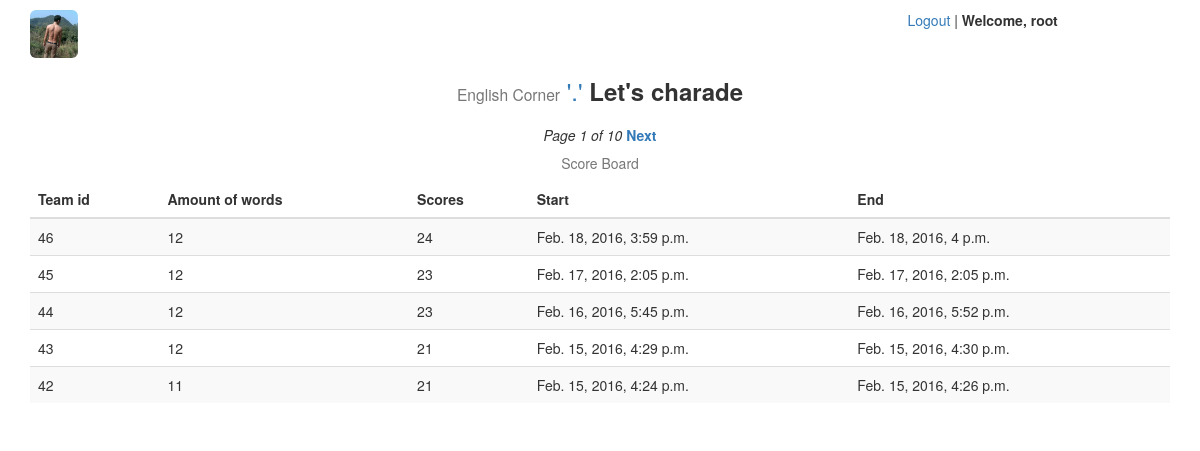
The page /charade/board/ (signed in) on the database as committed earlier.
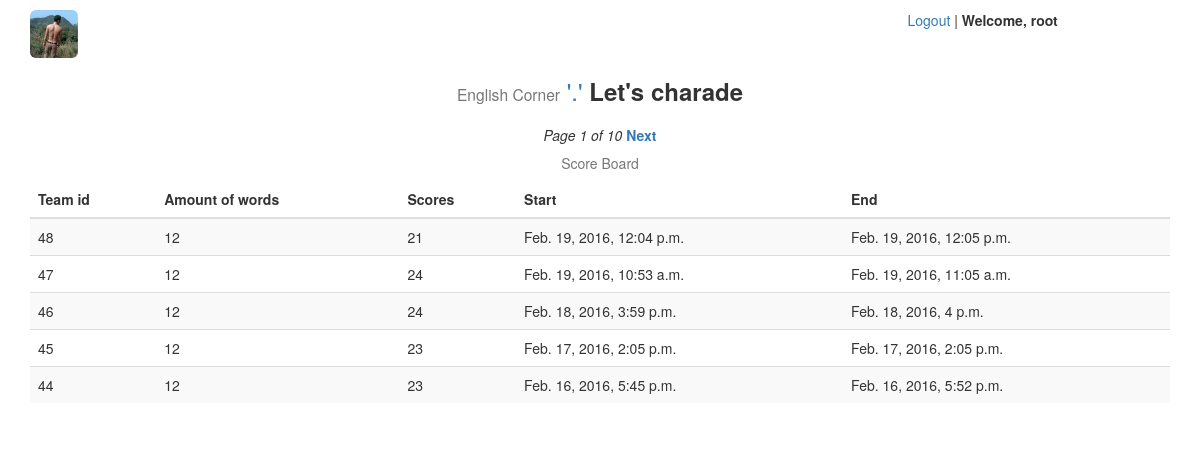
The same page on the database as committed later.
### charade/models.py (models this page shows, shortened)
@python_2_unicode_compatible
class GameScoreBoard(models.Model):
    amount = models.IntegerField('单词总数', default=0)
    scores = models.IntegerField('总得分', default=0)
    dt_start = models.DateTimeField('开始时间', auto_now_add=True)
    dt_end = models.DateTimeField('结束时间', auto_now=True)

### charade/views.py (the view)
@login_required
def game_board(request):
    game_score_board = GameScoreBoard.objects.order_by('-dt_start')
    paginator = Paginator(game_score_board, 5)
    page = request.GET.get('page')
    try:
        board = paginator.page(page)
    except PageNotAnInteger:
        board = paginator.page(1)
    except EmptyPage:
        board = paginator.page(paginator.num_pages)
    context = {'board': board}
    return render(request, 'charade/board.html', context)

### charade/templates/charade/board.html (shortened to what this page needs)
{% extends 'charade/base.html' %}
{% load i18n %}
{% block content %}
{% if board %}
<div class="row text-center">
    <em>Page {{ board.number }} of {{ board.paginator.num_pages }}</em>
    {% if board.has_next %}
    <strong>
        <a href="?page={{ board.next_page_number }}">{% trans 'Next' %}</a>
    </strong>
    {% endif %}
</div>
<div class="table-responsive">
    <table class="table table-striped">
        <caption class="text-center">{% trans 'Score Board' %}</caption>
        <thead>
            <tr>
                <th>{% trans 'Team id' %}</th>
                <th>{% trans 'Amount of words' %}</th>
                <th>{% trans 'Scores' %}</th>
                <th>{% trans 'Start' %}</th>
                <th>{% trans 'End' %}</th>
            </tr>
        </thead>
        <tbody>
        {% for b in board %}
            <tr>
                <td>{{ b.id }}</a></td>
                <td>{{ b.amount }}</a></td>
                <td>{{ b.scores }}</a></td>
                <td>{{ b.dt_start }}</a></td>
                <td>{{ b.dt_end }}</a></td>
            </tr>
        {% endfor %}
        </tbody>
    </table>
</div>
{% else %}
<div class="row">
    <h1><p class="text-danger text-center">{% trans 'Not available' %}.</p></h1>
</div>
{% endif %}
{% endblock %}

Rows that differ between the two databases and show on the page:
no longer on this page (row unchanged): GameScoreBoard: id "43", amount "12", scores "21", dt_start "Feb. 15, 2016, 4:29 p.m.", dt_end "Feb. 15, 2016, 4:30 p.m."
no longer on this page (row unchanged): GameScoreBoard: id "42", amount "11", scores "21", dt_start "Feb. 15, 2016, 4:24 p.m.", dt_end "Feb. 15, 2016, 4:26 p.m."
added GameScoreBoard: id "48", amount "12", scores "21", dt_start "Feb. 19, 2016, 12:04 p.m.", dt_end "Feb. 19, 2016, 12:05 p.m."
added GameScoreBoard: id "47", amount "12", scores "24", dt_start "Feb. 19, 2016, 10:53 a.m.", dt_end "Feb. 19, 2016, 11:05 a.m."
